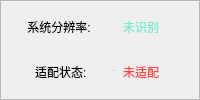
            <widget class="QFrame" name="frame">
             <property name="sizePolicy">
              <sizepolicy hsizetype="Preferred" vsizetype="Preferred">
               <horstretch>0</horstretch>
               <verstretch>0</verstretch>
              </sizepolicy>
             </property>
             <property name="minimumSize">
              <size>
               <width>0</width>
               <height>61</height>
              </size>
             </property>
             <property name="styleSheet">
              <string notr="true">#frame{
	border: none;
	border-radius: 10px;
	border: 1px solid rgb(214, 214, 214);
}</string>
             </property>
             <property name="frameShape">
              <enum>QFrame::Shape::StyledPanel</enum>
             </property>
             <property name="frameShadow">
              <enum>QFrame::Shadow::Raised</enum>
             </property>
             <layout class="QVBoxLayout" name="verticalLayout_2">
              <property name="spacing">
               <number>1</number>
              </property>
              <property name="leftMargin">
               <number>2</number>
              </property>
              <property name="topMargin">
               <number>2</number>
              </property>
              <property name="rightMargin">
               <number>2</number>
              </property>
              <property name="bottomMargin">
               <number>2</number>
              </property>
              <item>
               <widget class="QFrame" name="frame_8">
                <property name="sizePolicy">
                 <sizepolicy hsizetype="Expanding" vsizetype="Preferred">
                  <horstretch>0</horstretch>
                  <verstretch>1</verstretch>
                 </sizepolicy>
                </property>
                <property name="minimumSize">
                 <size>
                  <width>0</width>
                  <height>20</height>
                 </size>
                </property>
                <property name="maximumSize">
                 <size>
                  <width>16777215</width>
                  <height>40</height>
                 </size>
                </property>
                <property name="styleSheet">
                 <string notr="true">#frame_8{
	border: nome;
	
}</string>
                </property>
                <property name="frameShape">
                 <enum>QFrame::Shape::StyledPanel</enum>
                </property>
                <property name="frameShadow">
                 <enum>QFrame::Shadow::Raised</enum>
                </property>
                <layout class="QHBoxLayout" name="horizontalLayout_2">
                 <property name="spacing">
                  <number>0</number>
                 </property>
                 <property name="leftMargin">
                  <number>0</number>
                 </property>
                 <property name="topMargin">
                  <number>0</number>
                 </property>
                 <property name="rightMargin">
                  <number>0</number>
                 </property>
                 <property name="bottomMargin">
                  <number>0</number>
                 </property>
                 <item>
                  <spacer name="horizontalSpacer">
                   <property name="orientation">
                    <enum>Qt::Orientation::Horizontal</enum>
                   </property>
                   <property name="sizeHint" stdset="0">
                    <size>
                     <width>15</width>
                     <height>23</height>
                    </size>
                   </property>
                  </spacer>
                 </item>
                 <item>
                  <widget class="QLabel" name="label">
                   <property name="sizePolicy">
                    <sizepolicy hsizetype="Preferred" vsizetype="Preferred">
                     <horstretch>1</horstretch>
                     <verstretch>0</verstretch>
                    </sizepolicy>
                   </property>
                   <property name="text">
                    <string>系统分辨率:</string>
                   </property>
                   <property name="alignment">
                    <set>Qt::AlignmentFlag::AlignCenter</set>
                   </property>
                  </widget>
                 </item>
                 <item>
                  <widget class="QLabel" name="label_2">
                   <property name="sizePolicy">
                    <sizepolicy hsizetype="Preferred" vsizetype="Preferred">
                     <horstretch>1</horstretch>
                     <verstretch>0</verstretch>
                    </sizepolicy>
                   </property>
                   <property name="styleSheet">
                    <string notr="true">#label_2{
	font: 700 16pt;
	color: rgb(124, 233, 209)
}</string>
                   </property>
                   <property name="text">
                    <string>未识别</string>
                   </property>
                   <property name="alignment">
                    <set>Qt::AlignmentFlag::AlignCenter</set>
                   </property>
                  </widget>
                 </item>
                 <item>
                  <spacer name="horizontalSpacer_2">
                   <property name="orientation">
                    <enum>Qt::Orientation::Horizontal</enum>
                   </property>
                   <property name="sizeHint" stdset="0">
                    <size>
                     <width>15</width>
                     <height>23</height>
                    </size>
                   </property>
                  </spacer>
                 </item>
                </layout>
               </widget>
              </item>
              <item>
               <widget class="QFrame" name="frame_9">
                <property name="sizePolicy">
                 <sizepolicy hsizetype="Expanding" vsizetype="Preferred">
                  <horstretch>0</horstretch>
                  <verstretch>1</verstretch>
                 </sizepolicy>
                </property>
                <property name="maximumSize">
                 <size>
                  <width>16777215</width>
                  <height>40</height>
                 </size>
                </property>
                <property name="styleSheet">
                 <string notr="true">#frame_9{
	border: none;
}</string>
                </property>
                <property name="frameShape">
                 <enum>QFrame::Shape::StyledPanel</enum>
                </property>
                <property name="frameShadow">
                 <enum>QFrame::Shadow::Raised</enum>
                </property>
                <layout class="QHBoxLayout" name="horizontalLayout_3">
                 <property name="spacing">
                  <number>0</number>
                 </property>
                 <property name="leftMargin">
                  <number>0</number>
                 </property>
                 <property name="topMargin">
                  <number>0</number>
                 </property>
                 <property name="rightMargin">
                  <number>0</number>
                 </property>
                 <property name="bottomMargin">
                  <number>0</number>
                 </property>
                 <item>
                  <spacer name="horizontalSpacer_3">
                   <property name="orientation">
                    <enum>Qt::Orientation::Horizontal</enum>
                   </property>
                   <property name="sizeHint" stdset="0">
                    <size>
                     <width>15</width>
                     <height>20</height>
                    </size>
                   </property>
                  </spacer>
                 </item>
                 <item>
                  <widget class="QLabel" name="label_3">
                   <property name="sizePolicy">
                    <sizepolicy hsizetype="Preferred" vsizetype="Preferred">
                     <horstretch>1</horstretch>
                     <verstretch>0</verstretch>
                    </sizepolicy>
                   </property>
                   <property name="text">
                    <string> 适配状态:</string>
                   </property>
                   <property name="alignment">
                    <set>Qt::AlignmentFlag::AlignCenter</set>
                   </property>
                  </widget>
                 </item>
                 <item>
                  <widget class="QLabel" name="label_4">
                   <property name="sizePolicy">
                    <sizepolicy hsizetype="Preferred" vsizetype="Preferred">
                     <horstretch>1</horstretch>
                     <verstretch>0</verstretch>
                    </sizepolicy>
                   </property>
                   <property name="styleSheet">
                    <string notr="true">#label_4{
	font: 700 16pt;
	color: rgb(255, 68, 63)
}</string>
                   </property>
                   <property name="text">
                    <string>未适配</string>
                   </property>
                   <property name="alignment">
                    <set>Qt::AlignmentFlag::AlignCenter</set>
                   </property>
                  </widget>
                 </item>
                 <item>
                  <spacer name="horizontalSpacer_4">
                   <property name="orientation">
                    <enum>Qt::Orientation::Horizontal</enum>
                   </property>
                   <property name="sizeHint" stdset="0">
                    <size>
                     <width>15</width>
                     <height>20</height>
                    </size>
                   </property>
                  </spacer>
                 </item>
                </layout>
               </widget>
              </item>
             </layout>
            </widget>
